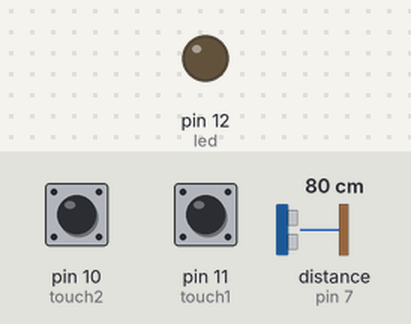
Simulated run of this sketch. Board: Arduino Uno, built with avr-gcc and run on an emulated ATmega328P. On the bench: output pins drawn as LEDs (lit = HIGH). Wiring (inferred from the names in the program): ultrasonic range finder: trigger pin 7; echo pin 7. The test bench sets the inputs (shaded band); at power-on: pin 11 (touch1) LOW, pin 10 (touch2) LOW, distance to the obstacle (sensor on pin 7) 80 cm. The echo pulse lasts 58.3 µs per cm; what the sketch prints to the serial monitor is not drawn.

Above: at 1.2 s.
1.3 s: pin 11 (touch1) pulled HIGH for 0.15 s
At 1.42 s:
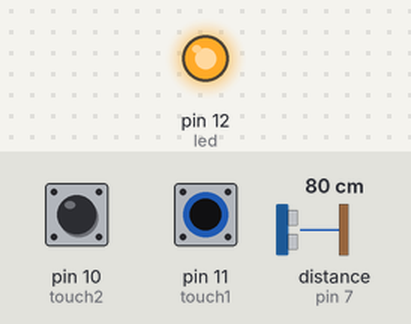
5.9 s: pin 11 (touch1) pulled HIGH for 3.2 s
At 9.5 s:
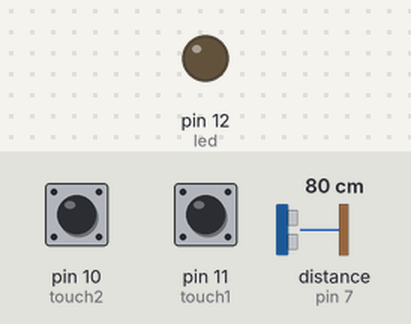
Timing chart, 0 to 11.0 s (numbered marks = the images above; inputs shaded):
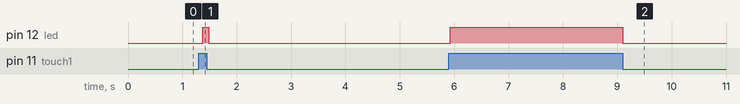

The sketch:

touchLEDs.ino
```cpp
/*
  touchLEDs:
  Turns on an LED when button is pushed
 */

// Pin 13 has an LED connected on most Arduino boards.
// give it a name:
const byte led = 12;
const byte led2 = 13;
const byte touch1 = 11;
const byte touch2 = 10;
const int pingPin = 7;
// the setup routine runs once when you press reset:
void setup() {
  Serial.begin(9600);

  // initialize the digital pin as an output.
  pinMode(led, OUTPUT);
  pinMode(touch1, INPUT);
  pinMode(touch2, INPUT);
  pinMode(pingPin, OUTPUT);
}

// the loop routine runs over and over again forever:
void loop() {
  if(digitalRead(touch1) == HIGH ) {
    digitalWrite(led, HIGH);   // turn the LED on (HIGH is the voltage level)
  }
  else {
    digitalWrite(led, LOW);
  }
  if(digitalRead(touch2) == HIGH ) {
    digitalWrite(led2, HIGH);   // turn the LED on (HIGH is the voltage level)
  }
  else {
    digitalWrite(led2, LOW);
  }
  // establish variables for duration of the ping,
  // and the distance result in inches and centimeters:
  long duration, inches, cm;

  // The PING))) is triggered by a HIGH pulse of 2 or more microseconds.
  // Give a short LOW pulse beforehand to ensure a clean HIGH pulse:
  pinMode(pingPin, OUTPUT);
  digitalWrite(pingPin, LOW);
  delayMicroseconds(2);
  digitalWrite(pingPin, HIGH);
  delayMicroseconds(5);
  digitalWrite(pingPin, LOW);

  // The same pin is used to read the signal from the PING))): a HIGH
  // pulse whose duration is the time (in microseconds) from the sending
  // of the ping to the reception of its echo off of an object.
  pinMode(pingPin, INPUT);
  duration = pulseIn(pingPin, HIGH);

  // convert the time into a distance
  inches = microsecondsToInches(duration);
  cm = microsecondsToCentimeters(duration);

  Serial.print(inches);
  Serial.print("in, ");
  Serial.print(cm);
  Serial.print("cm");
  Serial.println();

  delay(100);

}
long microsecondsToInches(long microseconds)
{
  // According to Parallax's datasheet for the PING))), there are
  // 73.746 microseconds per inch (i.e. sound travels at 1130 feet per
  // second).  This gives the distance travelled by the ping, outbound
  // and return, so we divide by 2 to get the distance of the obstacle.
  // See: http://www.parallax.com/dl/docs/prod/acc/28015-PING-v1.3.pdf
  return microseconds / 74 / 2;
}

long microsecondsToCentimeters(long microseconds)
{
  // The speed of sound is 340 m/s or 29 microseconds per centimeter.
  // The ping travels out and back, so to find the distance of the
  // object we take half of the distance travelled.
  return microseconds / 29 / 2;
}
```

Measured:
- after the input at 1.3 s, pin 12 (led): LOW → HIGH after 0.08 s, → LOW 0.11 s later
- after the input at 5.9 s, pin 12 (led): LOW → HIGH at once, → LOW 3.2 s later
